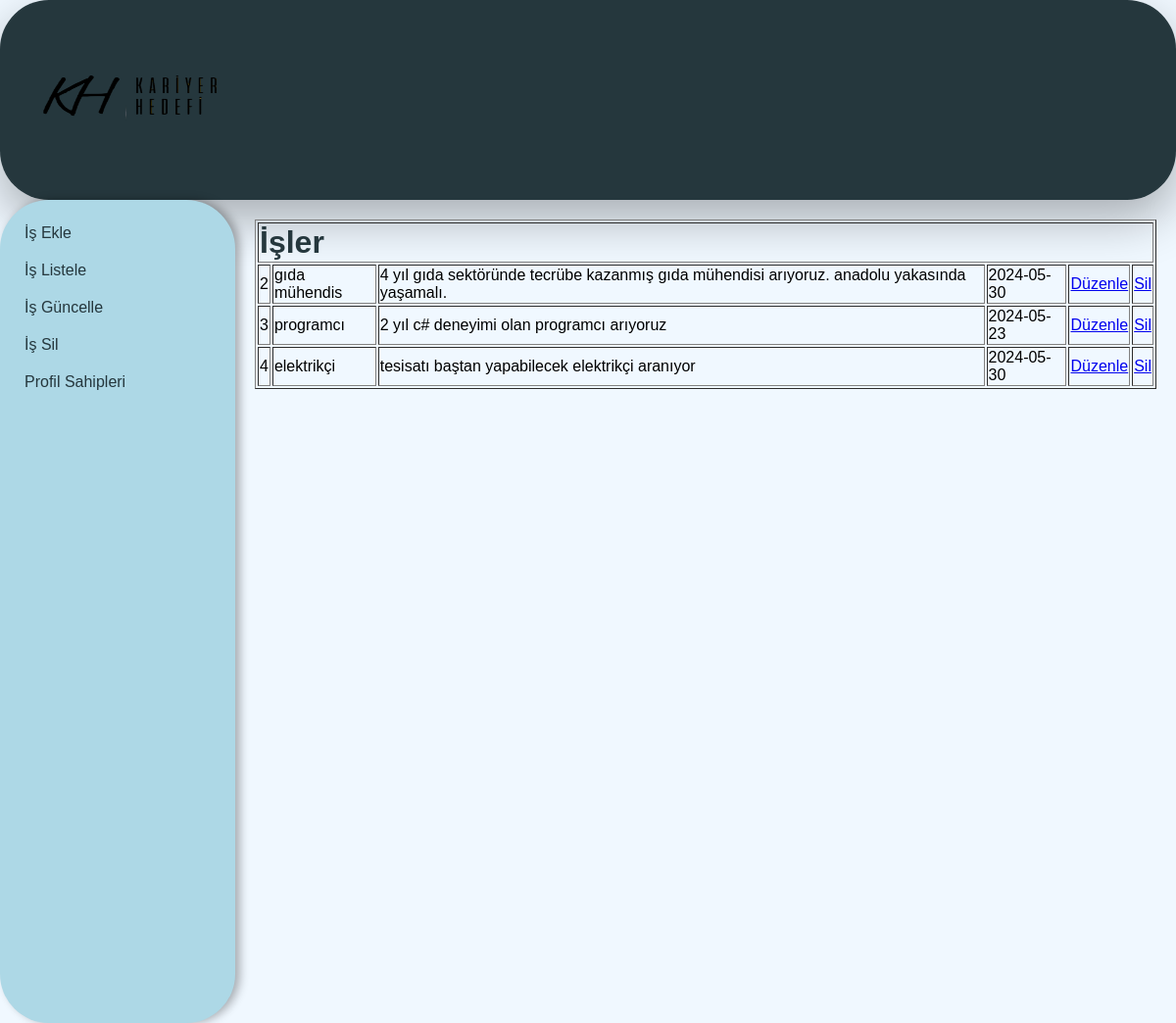
The page /index3.php?id=isler on the database its author committed.
### tables this page shows
CREATE TABLE `isler` (
  `id` int(11) NOT NULL,
  `baslik` varchar(255) NOT NULL,
  `aciklama` text DEFAULT NULL,
  `tarih` date DEFAULT NULL
);

### kategoriFonksiyon.php (the view, shortened to what this page needs)
<?php
include("baglanti.php");
function isListele()
{
    global $baglanti;
    $query = "SELECT * FROM isler";
    $result = mysqli_query($baglanti, $query) or die(mysqli_error($baglanti));
    echo '<table border="1" align="center" style="width:100%;">
    <tr>
        <td colspan="6">
            <h1 style="color:#25373D;">İşler</h1>
        </td>
    </tr>';
    while ($row = mysqli_fetch_array($result)) {
        $id = $row['id'];
        $baslik = $row['baslik'];
        $aciklama = $row['aciklama'];
        $tarih = $row['tarih'];
        echo '<tr>
        <td>'.$id.'</td>
        <td>'.$baslik.'</td>
        <td>'.$aciklama.'</td>
        <td>'.$tarih.'</td>
        <td><a href="index3.php?id=isduzenle&isid='.$id.'">Düzenle</a></td>
        <td><a href="index3.php?id=issil&isid='.$id.'">Sil</a></td>
        </tr>';
    }
    echo '</table>';
}
?>

### index3.php (shortened to what this page needs)
<!DOCTYPE html>
<html lang="en">
<head>
</head>
<body>
<div class="navbar">
    <div class="logo">
    <a href="index.php" class="logo">
        <img src="logo.png" alt="logo" />
    </a>
    </div>
</div>
<div class="container">
    <div class="sidebar">
        <div class="menu-item">
            <a href="index3.php?id=isekle">İş Ekle</a>
        </div>
        <div class="menu-item">
            <a href="index3.php?id=isler">İş Listele</a>
        </div>
        <div class="menu-item">
            <a href="index3.php?id=isguncelle">İş Güncelle</a>
        </div>
        <div class="menu-item">
            <a href="index3.php?id=issil">İş Sil</a>
        </div>
        <div class="menu-item">
            <a href="index3.php?id=profil">Profil Sahipleri</a>
        </div>
    </div>
    <div class="content">
    <?php
    include("baglanti.php");
include("kategoriFonksiyon.php");
if (isset($_GET["id"])) {
    $id = $_GET["id"];
    switch ($id) {
        case "isler":
            isListele();
            break;
    }
} else {
    anasayfa();
}
?>
    </div>
</div>
</body>
</html>

### index3.php (style rules this page uses)
body { font-family: Arial, sans-serif; margin: 0; padding: 0; background-color: #F0F8FF; }
.navbar { background-color: #25373D; border-radius: 50px; box-shadow: 0 20px 50px rgba(0, 0, 0, 0.3); }
h1, h2 { margin: 0; padding: 0; }
.logo { color: #fff; }
.logo img { width: 300px; height: 200px; border-radius: 50%; }
.container { display: flex; }
.sidebar { width: 200px; background-color: lightblue; padding: 20px; height: 100vh; border-radius: 50px; box-shadow: 5px 0 10px rgba(0, 0, 0, 0.3); }
.content { flex: 1; padding: 20px; height: 100vh; }
.menu-item { margin-bottom: 10px; }
.menu-item a { color: #25373D; text-decoration: none; display: block; padding: 5px; transition: background-color 0.3s; }

### rows shown on the page
isler: id "2", baslik "gıda mühendis", aciklama "4 yıl gıda sektöründe tecrübe kazanmış gıda mühendisi arıyoruz. anadolu yakasında yaşamalı.", tarih "2024-05-30"
isler: id "3", baslik "programcı", aciklama "2 yıl c# deneyimi olan programcı arıyoruz", tarih "2024-05-23"
isler: id "4", baslik "elektrikçi", aciklama "tesisatı baştan yapabilecek elektrikçi aranıyor", tarih "2024-05-30"
